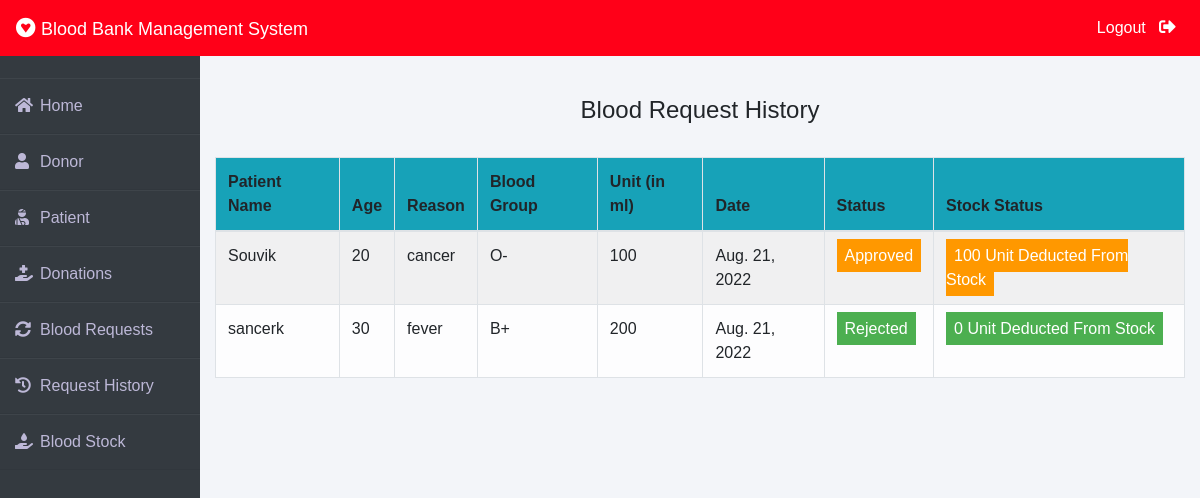
The page /admin-request-history (signed in) on the database as committed earlier.
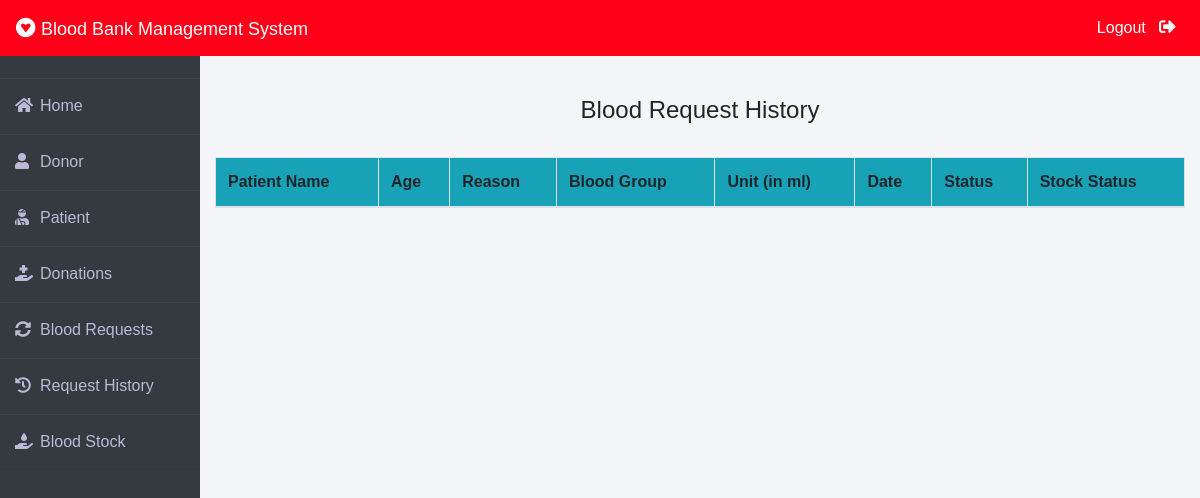
The same page on the database as committed later.
### blood/models.py (models this page shows, shortened)
class BloodRequest(models.Model):
    request_by_patient=models.ForeignKey(pmodels.Patient,null=True,on_delete=models.CASCADE)
    request_by_donor=models.ForeignKey(dmodels.Donor,null=True,on_delete=models.CASCADE)
    patient_name=models.CharField(max_length=30)
    patient_age=models.PositiveIntegerField()
    reason=models.CharField(max_length=500)
    bloodgroup=models.CharField(max_length=10)
    unit=models.PositiveIntegerField(default=0)
    status=models.CharField(max_length=20,default="Pending")
    date=models.DateField(auto_now=True)

### blood/views.py (the view)
# urls.py: path('admin-request-history', views.admin_request_history_view,name='admin-request-history'),
@login_required(login_url='adminlogin')
def admin_request_history_view(request):
    requests=models.BloodRequest.objects.all().exclude(status='Pending')
    return render(request,'blood/admin_request_history.html',{'requests':requests})

### templates/blood/admin_request_history.html (shortened to what this page needs)
{% extends 'blood/adminbase.html' %}
{% block content %}
{% load widget_tweaks %}
{%load static%}
<head>
</head>
<br><br>
<div class="container">
    <H4 class="text-center">Blood Request History</H4><br>
    <table class="table table-light table-hover table-bordered table-striped">
        <thead class="bg-info">
            <tr>
                <th scope="col">Patient Name</th>
                <th scope="col">Age</th>
                <th scope="col">Reason</th>
                <th scope="col">Blood Group</th>
                <th scope="col">Unit (in ml)</th>
                <th scope="col">Date</th>
                <th scope="col">Status</th>
                <th scope="col">Stock Status</th>
            </tr>
        </thead>
        <tbody>
            {% for t in requests %}
            <tr>
                <td> {{t.patient_name}}</td>
                <td>{{t.patient_age}}</td>
                <td>{{t.reason}}</td>
                <td>{{t.bloodgroup}}</td>
                <td>{{t.unit}}</td>
                <td>{{t.date}}</td>
                {% if t.status == 'Approved' %}
                <td><span class="label warning"> Approved</span></td>
                <td><span class="label warning"> {{t.unit}} Unit Deducted From Stock</span></td>
                {% else %}
                <td><span class="label success">Rejected</span></td>
                <td><span class="label success"> 0 Unit Deducted From Stock</span></td>
                {% endif %}
            </tr>
            {% endfor %}
        </tbody>
    </table>
</div>
{% endblock content %}

Rows that differ between the two databases and show on the page:
removed BloodRequest: patient_name "Souvik", patient_age "20", reason "cancer", bloodgroup "O-", unit "100", date "Aug. 21, 2022"
removed BloodRequest: patient_name "sancerk", patient_age "30", reason "fever", bloodgroup "B+", unit "200", date "Aug. 21, 2022", status "Rejected"
